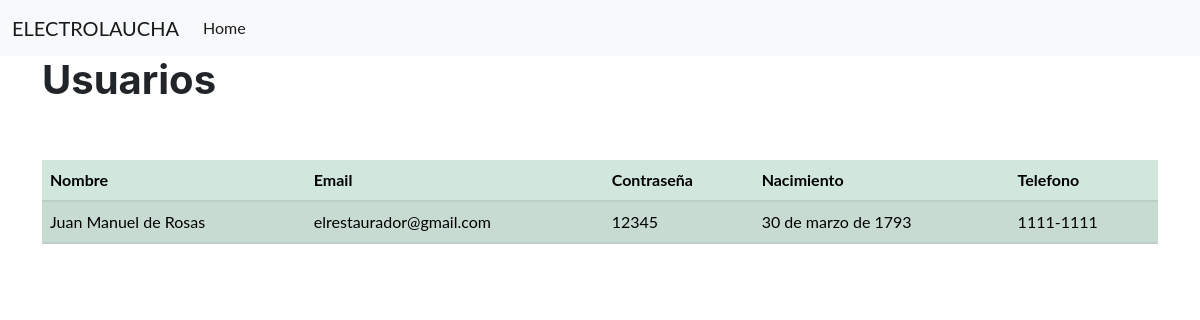
The page /managermenu/verusuarios/ on the database as committed earlier.
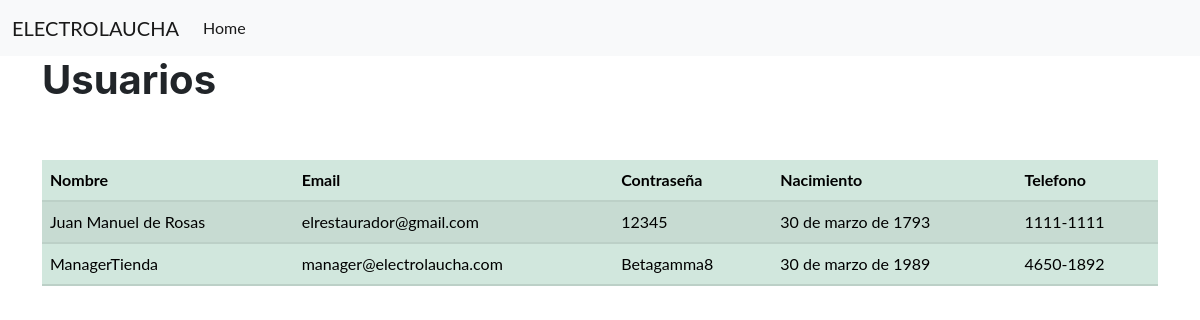
The same page on the database as committed later.
### app1/models.py (models this page shows, shortened)
class Usuario(models.Model):
    nombre = models.CharField(max_length=100, blank=False, null=False)
    email = models.EmailField(max_length=254, unique=True, blank=False, null=False)
    password = models.CharField(max_length=100, blank=False, null=False)
    nacimiento = models.DateField(blank=False, null=False)
    telefono = models.CharField(max_length=100, blank=False, null=False)
    USERNAME_FIELD = "email"

### app1/views.py (the view)
# urls.py: path("managermenu/verusuarios/", view_ver_usuarios),
def view_ver_usuarios(request):
    usuarios = []
    for i in models.Usuario.objects.all():
        usuarios.append(i)
    return render(request, "users/verusuarios.html", {"usuarios": usuarios})

### app1/templates/users/verusuarios.html
{% extends "app1/index.html" %}
{% block content %}
    <h1>Usuarios</h1>
    <br><br>
    <table class="table table-success table-striped">
        <thead>
            <th>Nombre</th>
            <th>Email</th>
            <th>Contraseña</th>
            <th>Nacimiento</th>
            <th>Telefono</th>
        </thead>
        <tbody>
            {% if usuarios %}
                {% for usuario in usuarios %}
                    <tr>
                        <td>{{usuario.nombre}}</td>
                        <td>{{usuario.email}}</td>
                        <td>{{usuario.password}}</td>
                        <td>{{usuario.nacimiento}}</td>
                        <td>{{usuario.telefono}}</td>
                        </tr>
                {% endfor %}
            {% endif %}
        </tbody>
    </table>
    <br><br>
{% endblock content %}

Rows that differ between the two databases and show on the page:
added Usuario: nombre "ManagerTienda", email "manager@electrolaucha.com", password "Betagamma8", nacimiento "30 de marzo de 1989", telefono "4650-1892"
